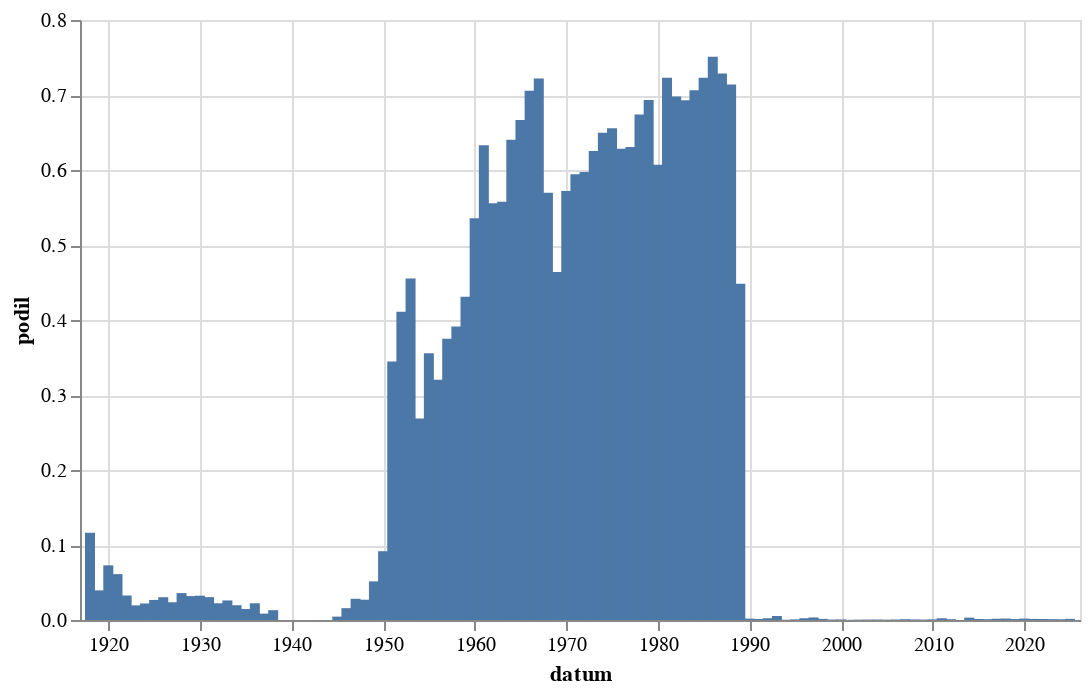

Write notebook code for a chart like this one.
### Code cell
graf(vyvoj('[Ss]oudru'))

### Figure 1 — Vega-Lite specification as saved in the notebook (floating-point values rounded to 4 significant figures)
{"config": {"view": {"continuousWidth": 300, "continuousHeight": 300}}, "data": {"name": "data-f351b6f7c46b799d732b64b8402ee482"}, "mark": {"type": "bar"}, "encoding": {"x": {"field": "datum", "type": "temporal"}, "y": {"field": "podil", "type": "quantitative"}}, "height": 300, "width": 500, "$schema": "https://vega.github.io/schema/vega-lite/v5.8.0.json", "datasets": {"data-f351b6f7c46b799d732b64b8402ee482": [{"datum": "1918-01-01T00:00:00", "text": 30, "text_right": 258, "podil": 0.1163}, {"datum": "1919-01-01T00:00:00", "text": 97, "text_right": 2457, "podil": 0.03948}, {"datum": "1920-01-01T00:00:00", "text": 235, "text_right": 3225, "podil": 0.07287}, {"datum": "1921-01-01T00:00:00", "text": 258, "text_right": 4217, "podil": 0.06118}, {"datum": "1922-01-01T00:00:00", "text": 131, "text_right": 4006, "podil": 0.0327}, {"datum": "1923-01-01T00:00:00", "text": 51, "text_right": 2612, "podil": 0.01953}, {"datum": "1924-01-01T00:00:00", "text": 68, "text_right": 3084, "podil": 0.02205}, {"datum": "1925-01-01T00:00:00", "text": 66, "text_right": 2466, "podil": 0.02676}, {"datum": "1926-01-01T00:00:00", "text": 110, "text_right": 3620, "podil": 0.03039}, {"datum": "1927-01-01T00:00:00", "text": 73, "text_right": 3086, "podil": 0.02366}, {"datum": "1928-01-01T00:00:00", "text": 114, "text_right": 3178, "podil": 0.03587}, {"datum": "1929-01-01T00:00:00", "text": 57, "text_right": 1788, "podil": 0.03188}, {"datum": "1930-01-01T00:00:00", "text": 117, "text_right": 3611, "podil": 0.0324}, {"datum": "1931-01-01T00:00:00", "text": 97, "text_right": 3179, "podil": 0.03051}, {"datum": "1932-01-01T00:00:00", "text": 48, "text_right": 2152, "podil": 0.0223}, {"datum": "1933-01-01T00:00:00", "text": 59, "text_right": 2262, "podil": 0.02608}, {"datum": "1934-01-01T00:00:00", "text": 38, "text_right": 1930, "podil": 0.01969}, {"datum": "1935-01-01T00:00:00", "text": 24, "text_right": 1641, "podil": 0.01463}, {"datum": "1936-01-01T00:00:00", "text": 47, "text_right": 2105, "podil": 0.02233}, {"datum": "1937-01-01T00:00:00", "text": 16, "text_right": 1880, "podil": 0.008511}, {"datum": "1938-01-01T00:00:00", "text": 13, "text_right": 991, "podil": 0.01312}, {"datum": "1945-01-01T00:00:00", "text": 1, "text_right": 223, "podil": 0.004484}, {"datum": "1946-01-01T00:00:00", "text": 27, "text_right": 1709, "podil": 0.0158}, {"datum": "1947-01-01T00:00:00", "text": 47, "text_right": 1660, "podil": 0.02831}, {"datum": "1948-01-01T00:00:00", "text": 36, "text_right": 1331, "podil": 0.02705}, {"datum": "1949-01-01T00:00:00", "text": 29, "text_right": 563, "podil": 0.05151}, {"datum": "1950-01-01T00:00:00", "text": 30, "text_right": 327, "podil": 0.09174}, {"datum": "1951-01-01T00:00:00", "text": 90, "text_right": 261, "podil": 0.3448}, {"datum": "1952-01-01T00:00:00", "text": 111, "text_right": 270, "podil": 0.4111}, {"datum": "1953-01-01T00:00:00", "text": 97, "text_right": 213, "podil": 0.4554}, {"datum": "1954-01-01T00:00:00", "text": 54, "text_right": 201, "podil": 0.2687}, {"datum": "1955-01-01T00:00:00", "text": 48, "text_right": 135, "podil": 0.3556}, {"datum": "1956-01-01T00:00:00", "text": 73, "text_right": 228, "podil": 0.3202}, {"datum": "1957-01-01T00:00:00", "text": 96, "text_right": 256, "podil": 0.375}, {"datum": "1958-01-01T00:00:00", "text": 92, "text_right": 235, "podil": 0.3915}, {"datum": "1959-01-01T00:00:00", "text": 100, "text_right": 232, "podil": 0.431}, {"datum": "1960-01-01T00:00:00", "text": 150, "text_right": 280, "podil": 0.5357}, {"datum": "1961-01-01T00:00:00", "text": 181, "text_right": 286, "podil": 0.6329}, {"datum": "1962-01-01T00:00:00", "text": 85, "text_right": 153, "podil": 0.5556}, {"datum": "1963-01-01T00:00:00", "text": 121, "text_right": 217, "podil": 0.5576}, {"datum": "1964-01-01T00:00:00", "text": 292, "text_right": 456, "podil": 0.6404}, {"datum": "1965-01-01T00:00:00", "text": 192, "text_right": 288, "podil": 0.6667}, {"datum": "1966-01-01T00:00:00", "text": 235, "text_right": 333, "podil": 0.7057}, {"datum": "1967-01-01T00:00:00", "text": 226, "text_right": 313, "podil": 0.722}, {"datum": "1968-01-01T00:00:00", "text": 617, "text_right": 1083, "podil": 0.5697}, {"datum": "1969-01-01T00:00:00", "text": 387, "text_right": 834, "podil": 0.464}, {"datum": "1970-01-01T00:00:00", "text": 341, "text_right": 596, "podil": 0.5721}, {"datum": "1971-01-01T00:00:00", "text": 328, "text_right": 552, "podil": 0.5942}, {"datum": "1972-01-01T00:00:00", "text": 218, "text_right": 365, "podil": 0.5973}, {"datum": "1973-01-01T00:00:00", "text": 332, "text_right": 531, "podil": 0.6252}, {"datum": "1974-01-01T00:00:00", "text": 319, "text_right": 491, "podil": 0.6497}, {"datum": "1975-01-01T00:00:00", "text": 383, "text_right": 584, "podil": 0.6558}, {"datum": "1976-01-01T00:00:00", "text": 257, "text_right": 409, "podil": 0.6284}, {"datum": "1977-01-01T00:00:00", "text": 297, "text_right": 471, "podil": 0.6306}, {"datum": "1978-01-01T00:00:00", "text": 341, "text_right": 506, "podil": 0.6739}, {"datum": "1979-01-01T00:00:00", "text": 287, "text_right": 414, "podil": 0.6932}, {"datum": "1980-01-01T00:00:00", "text": 272, "text_right": 448, "podil": 0.6071}, {"datum": "1981-01-01T00:00:00", "text": 222, "text_right": 307, "podil": 0.7231}, {"datum": "1982-01-01T00:00:00", "text": 340, "text_right": 487, "podil": 0.6982}, {"datum": "1983-01-01T00:00:00", "text": 370, "text_right": 534, "podil": 0.6929}, {"datum": "1984-01-01T00:00:00", "text": 303, "text_right": 429, "podil": 0.7063}, {"datum": "1985-01-01T00:00:00", "text": 287, "text_right": 397, "podil": 0.7229}, {"datum": "1986-01-01T00:00:00", "text": 220, "text_right": 293, "podil": 0.7509}, {"datum": "1987-01-01T00:00:00", "text": 301, "text_right": 413, "podil": 0.7288}, {"datum": "1988-01-01T00:00:00", "text": 402, "text_right": 563, "podil": 0.714}, {"datum": "1989-01-01T00:00:00", "text": 460, "text_right": 1026, "podil": 0.4483}, {"datum": "1990-01-01T00:00:00", "text": 12, "text_right": 6594, "podil": 0.00182}, {"datum": "1991-01-01T00:00:00", "text": 15, "text_right": 11502, "podil": 0.001304}, {"datum": "1992-01-01T00:00:00", "text": 21, "text_right": 8933, "podil": 0.002351}, {"datum": "1993-01-01T00:00:00", "text": 18, "text_right": 3398, "podil": 0.005297}, {"datum": "1994-01-01T00:00:00", "text": 1, "text_right": 2897, "podil": 0.0003452}, {"datum": "1995-01-01T00:00:00", "text": 3, "text_right": 3402, "podil": 0.0008818}, {"datum": "1996-01-01T00:00:00", "text": 9, "text_right": 3831, "podil": 0.002349}, {"datum": "1997-01-01T00:00:00", "text": 20, "text_right": 5859, "podil": 0.003414}, {"datum": "1998-01-01T00:00:00", "text": 7, "text_right": 4823, "podil": 0.001451}, {"datum": "1999-01-01T00:00:00", "text": 5, "text_right": 8116, "podil": 0.0006161}, {"datum": "2000-01-01T00:00:00", "text": 6, "text_right": 8216, "podil": 0.0007303}, {"datum": "2001-01-01T00:00:00", "text": 2, "text_right": 7755, "podil": 0.0002579}, {"datum": "2002-01-01T00:00:00", "text": 3, "text_right": 6333, "podil": 0.0004737}, {"datum": "2003-01-01T00:00:00", "text": 5, "text_right": 8611, "podil": 0.0005807}, {"datum": "2004-01-01T00:00:00", "text": 5, "text_right": 7882, "podil": 0.0006344}, {"datum": "2005-01-01T00:00:00", "text": 5, "text_right": 10937, "podil": 0.0004572}, {"datum": "2006-01-01T00:00:00", "text": 5, "text_right": 7608, "podil": 0.0006572}, {"datum": "2007-01-01T00:00:00", "text": 8, "text_right": 7438, "podil": 0.001076}, {"datum": "2008-01-01T00:00:00", "text": 6, "text_right": 7946, "podil": 0.0007551}, {"datum": "2009-01-01T00:00:00", "text": 5, "text_right": 8828, "podil": 0.0005664}, {"datum": "2010-01-01T00:00:00", "text": 5, "text_right": 5605, "podil": 0.0008921}, {"datum": "2011-01-01T00:00:00", "text": 18, "text_right": 7852, "podil": 0.002292}, {"datum": "2012-01-01T00:00:00", "text": 7, "text_right": 6659, "podil": 0.001051}, {"datum": "2014-01-01T00:00:00", "text": 30, "text_right": 9532, "podil": 0.003147}, {"datum": "2015-01-01T00:00:00", "text": 13, "text_right": 9853, "podil": 0.001319}, {"datum": "2016-01-01T00:00:00", "text": 11, "text_right": 10133, "podil": 0.001086}, {"datum": "2017-01-01T00:00:00", "text": 14, "text_right": 8277, "podil": 0.001691}, {"datum": "2018-01-01T00:00:00", "text": 19, "text_right": 9847, "podil": 0.00193}, {"datum": "2019-01-01T00:00:00", "text": 14, "text_right": 10877, "podil": 0.001287}, {"datum": "2020-01-01T00:00:00", "text": 20, "text_right": 10758, "podil": 0.001859}, {"datum": "2021-01-01T00:00:00", "text": 13, "text_right": 9003, "podil": 0.001444}, {"datum": "2022-01-01T00:00:00", "text": 14, "text_right": 10550, "podil": 0.001327}, {"datum": "2023-01-01T00:00:00", "text": 13, "text_right": 11599, "podil": 0.001121}, {"datum": "2024-01-01T00:00:00", "text": 12, "text_right": 11721, "podil": 0.001024}, {"datum": "2025-01-01T00:00:00", "text": 7, "text_right": 4653, "podil": 0.001504}]}}
